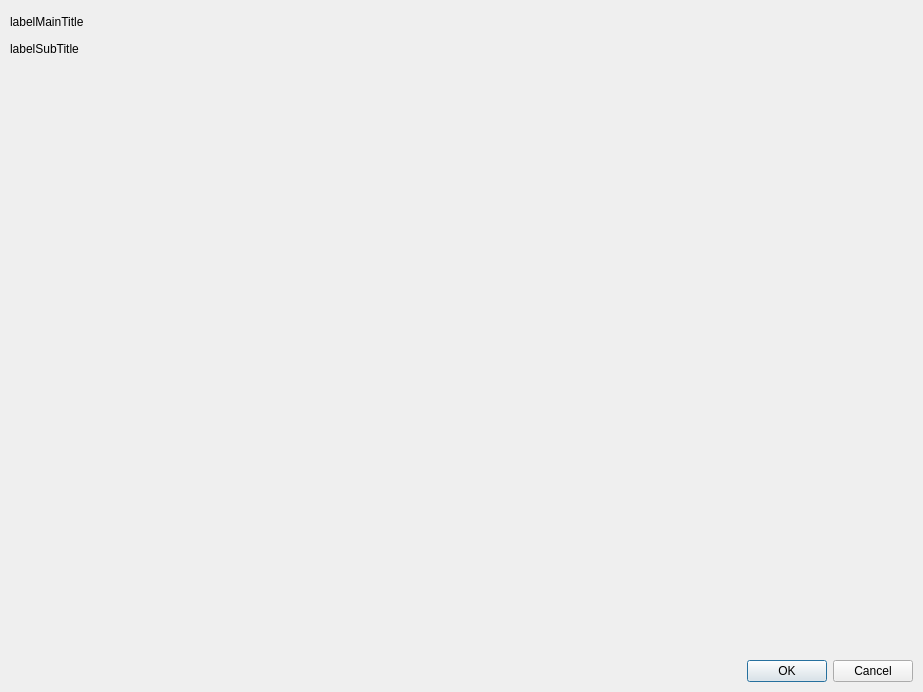
<?xml version="1.0" encoding="UTF-8"?>
<ui version="4.0">
 <class>SettingsDialog</class>
 <widget class="QDialog" name="SettingsDialog">
  <property name="geometry">
   <rect>
    <x>0</x>
    <y>0</y>
    <width>923</width>
    <height>692</height>
   </rect>
  </property>
  <property name="windowTitle">
   <string>Settings</string>
  </property>
  <layout class="QVBoxLayout" name="verticalLayout">
   <property name="spacing">
    <number>0</number>
   </property>
   <property name="leftMargin">
    <number>0</number>
   </property>
   <property name="topMargin">
    <number>0</number>
   </property>
   <property name="rightMargin">
    <number>0</number>
   </property>
   <property name="bottomMargin">
    <number>0</number>
   </property>
   <item>
    <widget class="QFrame" name="header">
     <property name="sizePolicy">
      <sizepolicy hsizetype="Preferred" vsizetype="Fixed">
       <horstretch>0</horstretch>
       <verstretch>0</verstretch>
      </sizepolicy>
     </property>
     <property name="minimumSize">
      <size>
       <width>0</width>
       <height>70</height>
      </size>
     </property>
     <layout class="QVBoxLayout" name="headerLayout">
      <property name="spacing">
       <number>3</number>
      </property>
      <property name="leftMargin">
       <number>10</number>
      </property>
      <property name="topMargin">
       <number>10</number>
      </property>
      <property name="bottomMargin">
       <number>10</number>
      </property>
      <item>
       <widget class="QLabel" name="labelMainTitle">
        <property name="text">
         <string>labelMainTitle</string>
        </property>
       </widget>
      </item>
      <item>
       <widget class="QLabel" name="labelSubTitle">
        <property name="text">
         <string>labelSubTitle</string>
        </property>
       </widget>
      </item>
     </layout>
    </widget>
   </item>
   <item>
    <widget class="QFrame" name="content">
     <layout class="QVBoxLayout" name="contentLayout"/>
    </widget>
   </item>
   <item>
    <widget class="QFrame" name="verticalFrame">
     <property name="sizePolicy">
      <sizepolicy hsizetype="Preferred" vsizetype="Fixed">
       <horstretch>0</horstretch>
       <verstretch>0</verstretch>
      </sizepolicy>
     </property>
     <layout class="QVBoxLayout" name="footer">
      <property name="spacing">
       <number>0</number>
      </property>
      <property name="leftMargin">
       <number>10</number>
      </property>
      <property name="topMargin">
       <number>5</number>
      </property>
      <property name="rightMargin">
       <number>10</number>
      </property>
      <property name="bottomMargin">
       <number>10</number>
      </property>
      <item>
       <widget class="QDialogButtonBox" name="buttonBox">
        <property name="cursor">
         <cursorShape>PointingHandCursor</cursorShape>
        </property>
        <property name="orientation">
         <enum>Qt::Orientation::Horizontal</enum>
        </property>
        <property name="standardButtons">
         <set>QDialogButtonBox::StandardButton::Cancel|QDialogButtonBox::StandardButton::Ok</set>
        </property>
       </widget>
      </item>
     </layout>
    </widget>
   </item>
  </layout>
 </widget>
 <resources>
  <include location="../resources/resource.qrc"/>
 </resources>
 <connections/>
</ui>
